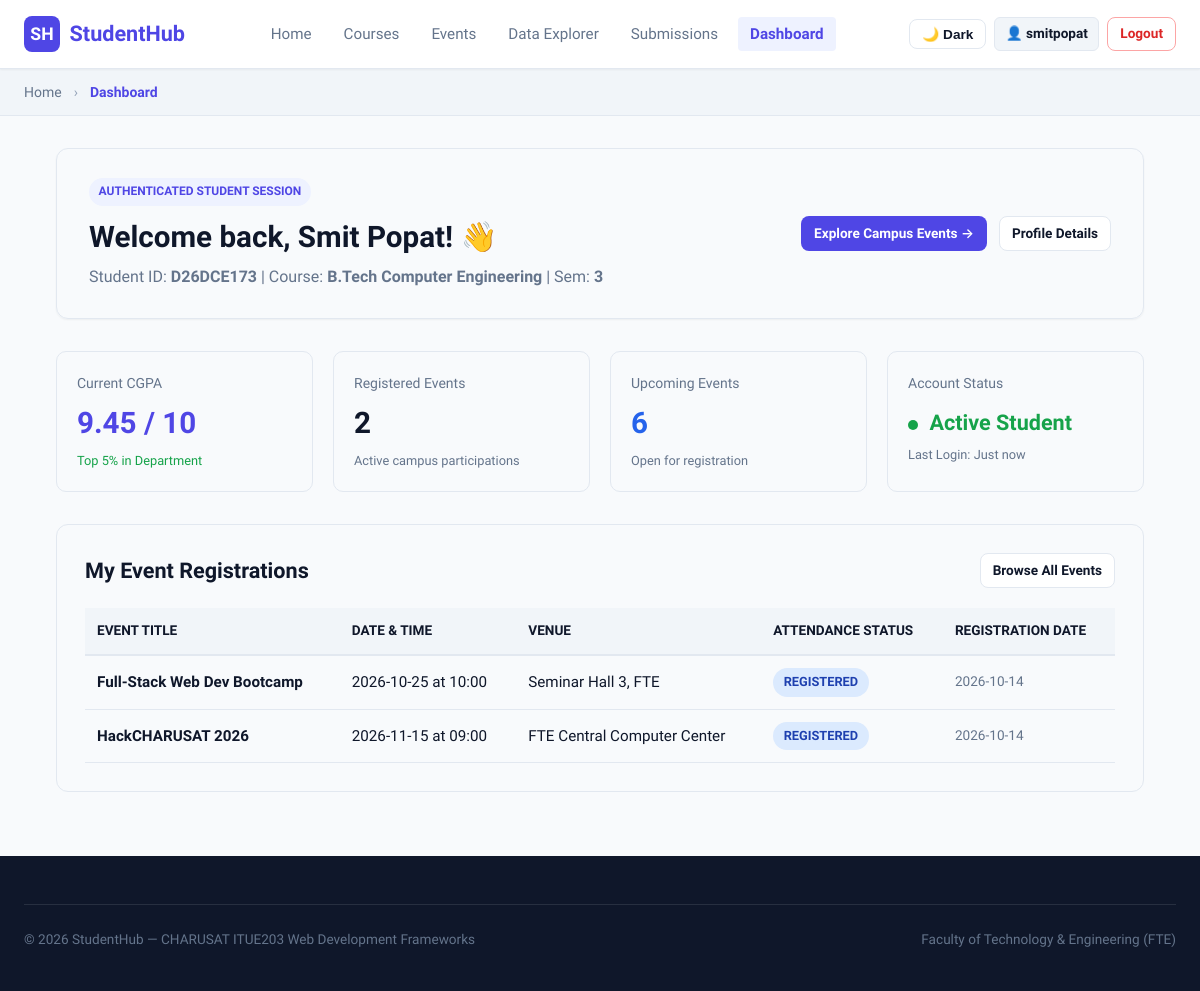
Before: /dashboard.php (signed in) with the older database file.
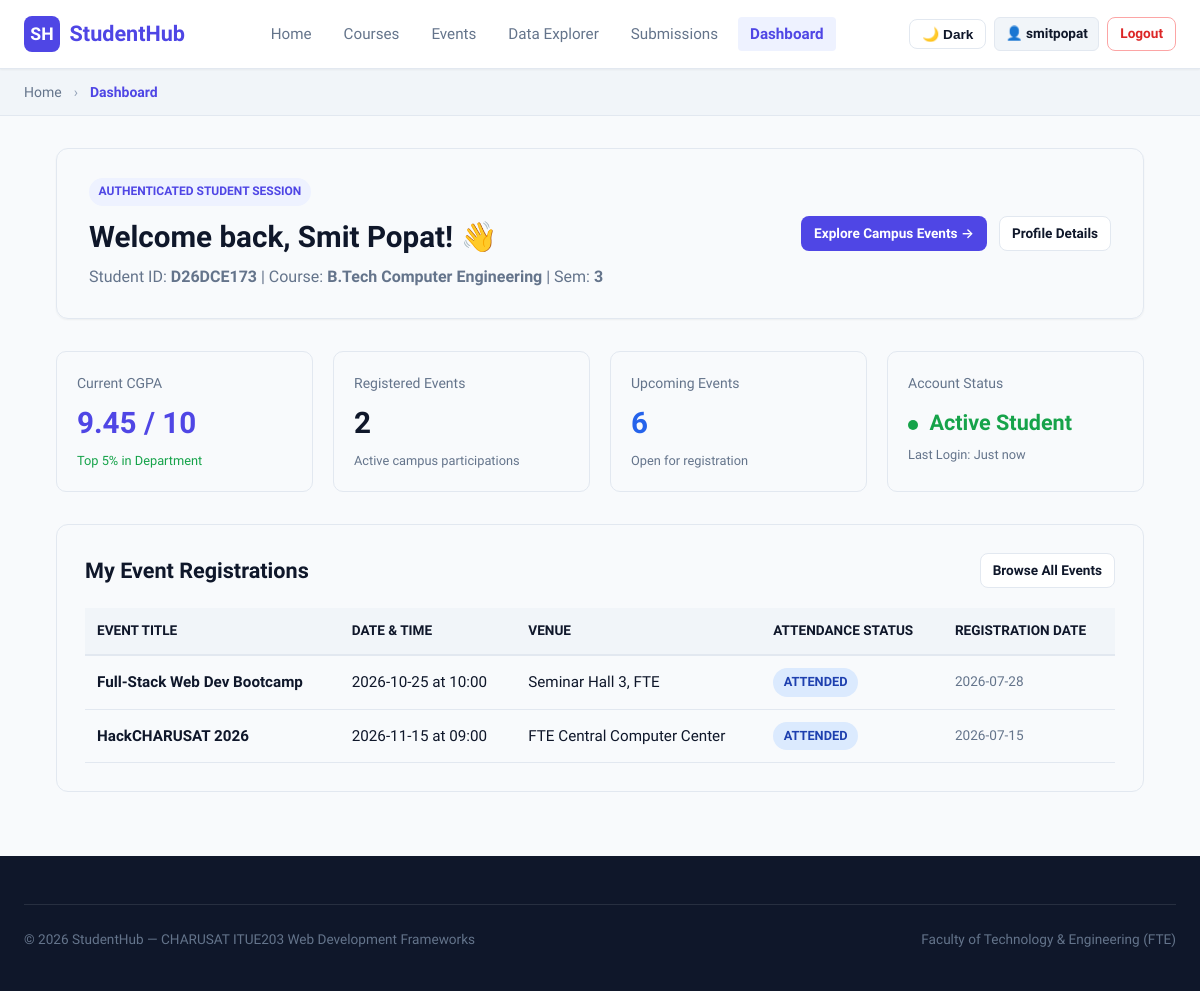
After: the same page with the newer database file.
### tables this page shows
CREATE TABLE `students` (
  `id` INT AUTO_INCREMENT PRIMARY KEY,
  `user_id` INT NULL UNIQUE,
  `student_id` VARCHAR(20) NOT NULL UNIQUE,
  `full_name` VARCHAR(100) NOT NULL,
  `email` VARCHAR(100) NOT NULL UNIQUE,
  `phone` VARCHAR(15) NOT NULL,
  `department` VARCHAR(80) NOT NULL DEFAULT 'Computer Engineering',
  `course` VARCHAR(80) NOT NULL,
  `semester` INT NOT NULL DEFAULT 3,
  `academic_year` VARCHAR(20) NOT NULL DEFAULT '2nd Year',
  `gender` ENUM('Male', 'Female', 'Other') NOT NULL DEFAULT 'Male',
  `cgpa` DECIMAL(3, 2) NOT NULL DEFAULT 8.00,
  `status` ENUM('Active', 'Inactive', 'Deleted') NOT NULL DEFAULT 'Active',
  `created_at` TIMESTAMP DEFAULT CURRENT_TIMESTAMP,
  `updated_at` TIMESTAMP DEFAULT CURRENT_TIMESTAMP ON UPDATE CURRENT_TIMESTAMP,
  INDEX `idx_student_dept` (`department`),
  INDEX `idx_student_course` (`course`),
  INDEX `idx_student_status` (`status`),
  CONSTRAINT `fk_students_user` FOREIGN KEY (`user_id`)
    REFERENCES `users` (`id`) ON DELETE SET NULL ON UPDATE CASCADE
);

CREATE TABLE `users` (
  `id` INT AUTO_INCREMENT PRIMARY KEY,
  `username` VARCHAR(50) NOT NULL UNIQUE,
  `email` VARCHAR(100) NOT NULL UNIQUE,
  `password_hash` VARCHAR(255) NOT NULL,
  `full_name` VARCHAR(100) NOT NULL,
  `role` ENUM('admin', 'student') NOT NULL DEFAULT 'student',
  `is_active` TINYINT(1) NOT NULL DEFAULT 1,
  `remember_token` VARCHAR(64) NULL DEFAULT NULL,
  `token_expiry` DATETIME NULL DEFAULT NULL,
  `last_login` DATETIME NULL DEFAULT NULL,
  `created_at` TIMESTAMP DEFAULT CURRENT_TIMESTAMP,
  `updated_at` TIMESTAMP DEFAULT CURRENT_TIMESTAMP ON UPDATE CURRENT_TIMESTAMP,
  INDEX `idx_users_email` (`email`),
  INDEX `idx_users_role` (`role`)
);

CREATE TABLE `registrations` (
  `id` INT AUTO_INCREMENT PRIMARY KEY,
  `event_id` INT NOT NULL,
  `student_id` INT NOT NULL,
  `registration_date` TIMESTAMP DEFAULT CURRENT_TIMESTAMP,
  `attendance_status` ENUM('Registered', 'Attended', 'Absent', 'Cancelled') DEFAULT 'Registered',
  `notes` VARCHAR(255) NULL,
  UNIQUE KEY `unique_student_event` (`event_id`, `student_id`),
  INDEX `idx_reg_event` (`event_id`),
  INDEX `idx_reg_student` (`student_id`),
  CONSTRAINT `fk_registrations_event` FOREIGN KEY (`event_id`)
    REFERENCES `events` (`id`) ON DELETE CASCADE ON UPDATE CASCADE,
  CONSTRAINT `fk_registrations_student` FOREIGN KEY (`student_id`)
    REFERENCES `students` (`id`) ON DELETE CASCADE ON UPDATE CASCADE
);

CREATE TABLE `events` (
  `id` INT AUTO_INCREMENT PRIMARY KEY,
  `category_id` INT NOT NULL,
  `title` VARCHAR(150) NOT NULL,
  `slug` VARCHAR(160) NOT NULL,
  `description` TEXT NOT NULL,
  `event_date` DATE NOT NULL,
  `event_time` TIME NOT NULL,
  `venue` VARCHAR(100) NOT NULL,
  `max_participants` INT NOT NULL DEFAULT 100,
  `organizer` VARCHAR(100) NOT NULL DEFAULT 'CHARUSAT Student Council',
  `poster_path` VARCHAR(255) NULL DEFAULT NULL,
  `status` ENUM('Draft', 'Upcoming', 'Ongoing', 'Completed', 'Cancelled') NOT NULL DEFAULT 'Upcoming',
  `created_at` TIMESTAMP DEFAULT CURRENT_TIMESTAMP,
  `updated_at` TIMESTAMP DEFAULT CURRENT_TIMESTAMP ON UPDATE CURRENT_TIMESTAMP,
  INDEX `idx_events_category` (`category_id`),
  INDEX `idx_events_status` (`status`),
  INDEX `idx_events_date` (`event_date`),
  CONSTRAINT `fk_events_category` FOREIGN KEY (`category_id`)
    REFERENCES `event_categories` (`id`) ON DELETE RESTRICT ON UPDATE CASCADE
);

### dashboard.php (the view, shortened to what this page needs)
<?php
$userId = (int)$_SESSION['user_id'];
global $conn;
$stmt = $conn->prepare("SELECT s.*, u.username, u.email as account_email, u.last_login FROM users u LEFT JOIN students s ON s.user_id = u.id WHERE u.id = ? LIMIT 1");
$stmt->bind_param("i", $userId);
$stmt->execute();
$profile = $stmt->get_result()->fetch_assoc();
$studentId = (int)($profile['id'] ?? 0);
$registeredEvents = [];
if ($studentId > 0) {
    $eStmt = $conn->prepare("SELECT e.id, e.title, e.event_date, e.event_time, e.venue, r.attendance_status, r.registration_date FROM registrations r JOIN events e ON r.event_id = e.id WHERE r.student_id = ? ORDER BY e.event_date ASC");
    if ($eStmt) {
        $eStmt->bind_param("i", $studentId);
        $eStmt->execute();
        $res = $eStmt->get_result();
        while ($row = $res->fetch_assoc()) {
            $registeredEvents[] = $row;
        }
    }
}
$totalEventsQuery = $conn->query("SELECT COUNT(*) AS total FROM events WHERE status = 'Upcoming'");
$totalUpcoming = $totalEventsQuery ? (int)$totalEventsQuery->fetch_assoc()['total'] : 0;
?>
<!DOCTYPE html>
<html lang="en">
<head>
  <link rel="stylesheet" href="css/styles.css" />
</head>
<body>
  <header class="site-header" role="banner">
    <div class="container">
      <div class="header-inner">
        <a href="index.html" class="brand-logo">
          <span class="brand-icon" aria-hidden="true">SH</span>
          StudentHub
        </a>
        <nav class="main-nav" id="main-nav" role="navigation" aria-label="Primary navigation">
          <ul>
            <li><a href="index.html" class="nav-link">Home</a></li>
            <li><a href="courses.html" class="nav-link">Courses</a></li>
            <li><a href="events.php" class="nav-link">Events</a></li>
            <li><a href="explorer.html" class="nav-link">Data Explorer</a></li>
            <li><a href="submissions.php" class="nav-link">Submissions</a></li>
            <li><a href="dashboard.php" class="nav-link" aria-current="page">Dashboard</a></li>
          </ul>
        </nav>
        <div class="nav-actions">
          <button id="theme-toggle-btn" class="btn btn-outline btn-sm" aria-label="Toggle dark mode">🌙 Dark</button>
          <span style="font-size:0.85rem;font-weight:600;padding:0.35rem 0.65rem;background:var(--bg-alt);border-radius:6px;border:1px solid var(--border);">
            👤 <?= htmlspecialchars($_SESSION['username']) ?>
          </span>
          <a href="logout.php" class="btn btn-outline btn-sm" style="color:#dc2626;border-color:#fca5a5;">Logout</a>
        </div>
      </div>
    </div>
  </header>
  <nav class="breadcrumb-wrapper" aria-label="Breadcrumb">
    <div class="container">
      <ol class="breadcrumb-list" role="list">
        <li class="breadcrumb-item"><a href="index.html">Home</a></li>
        <li class="breadcrumb-separator" aria-hidden="true">›</li>
        <li class="breadcrumb-item" aria-current="page">Dashboard</li>
      </ol>
    </div>
  </nav>
  <main id="main-content" class="main-content">
    <div class="container">
      <section style="background:var(--bg-card);border:1px solid var(--border);border-radius:12px;padding:1.75rem 2rem;margin-bottom:2rem;box-shadow:var(--shadow-sm);display:flex;justify-content:space-between;align-items:center;flex-wrap:wrap;gap:1.5rem;">
        <div>
          <span class="badge badge-primary" style="margin-bottom:0.5rem;display:inline-block;">Authenticated Student Session</span>
          <h1 style="margin:0.25rem 0 0.5rem;font-size:1.85rem;">Welcome back, <?= htmlspecialchars($profile['full_name'] ?? $_SESSION['full_name']) ?>! 👋</h1>
          <p class="text-muted" style="margin:0;">
            Student ID: <strong><?= htmlspecialchars($profile['student_id'] ?? 'N/A') ?></strong> |
            Course: <strong><?= htmlspecialchars($profile['course'] ?? 'Computer Engineering') ?></strong> |
            Sem: <strong><?= htmlspecialchars((string)($profile['semester'] ?? '3')) ?></strong>
          </p>
        </div>
        <div style="display:flex;gap:0.75rem;">
          <a href="events.php" class="btn btn-primary btn-sm">Explore Campus Events &rarr;</a>
          <a href="profile.html" class="btn btn-outline btn-sm">Profile Details</a>
        </div>
      </section>
      <section style="display:grid;grid-template-columns:repeat(auto-fit, minmax(220px, 1fr));gap:1.25rem;margin-bottom:2rem;">
        <div style="background:var(--bg-card);padding:1.25rem;border-radius:10px;border:1px solid var(--border);">
          <div style="color:var(--text-muted);font-size:0.875rem;">Current CGPA</div>
          <div style="font-size:1.85rem;font-weight:700;color:var(--primary);margin-top:0.35rem;"><?= htmlspecialchars((string)($profile['cgpa'] ?? '9.45')) ?> / 10</div>
          <div style="font-size:0.8rem;color:#16a34a;margin-top:0.25rem;">Top 5% in Department</div>
        </div>
        <div style="background:var(--bg-card);padding:1.25rem;border-radius:10px;border:1px solid var(--border);">
          <div style="color:var(--text-muted);font-size:0.875rem;">Registered Events</div>
          <div style="font-size:1.85rem;font-weight:700;color:var(--text);margin-top:0.35rem;"><?= count($registeredEvents) ?></div>
          <div style="font-size:0.8rem;color:var(--text-muted);margin-top:0.25rem;">Active campus participations</div>
        </div>
        <div style="background:var(--bg-card);padding:1.25rem;border-radius:10px;border:1px solid var(--border);">
          <div style="color:var(--text-muted);font-size:0.875rem;">Upcoming Events</div>
          <div style="font-size:1.85rem;font-weight:700;color:#2563eb;margin-top:0.35rem;"><?= $totalUpcoming ?></div>
          <div style="font-size:0.8rem;color:var(--text-muted);margin-top:0.25rem;">Open for registration</div>
        </div>
        <div style="background:var(--bg-card);padding:1.25rem;border-radius:10px;border:1px solid var(--border);">
          <div style="color:var(--text-muted);font-size:0.875rem;">Account Status</div>
          <div style="font-size:1.35rem;font-weight:700;color:#16a34a;margin-top:0.75rem;">
            <span style="display:inline-block;width:10px;height:10px;background:#16a34a;border-radius:50%;margin-right:6px;"></span>
            Active Student
          </div>
          <div style="font-size:0.8rem;color:var(--text-muted);margin-top:0.25rem;">Last Login: <?= htmlspecialchars($profile['last_login'] ?? 'Just now') ?></div>
        </div>
      </section>
      <section style="background:var(--bg-card);border:1px solid var(--border);border-radius:12px;padding:1.75rem;margin-bottom:2rem;">
        <div style="display:flex;justify-content:space-between;align-items:center;margin-bottom:1.25rem;">
          <h2 style="margin:0;font-size:1.35rem;">My Event Registrations</h2>
          <a href="events.php" class="btn btn-outline btn-sm">Browse All Events</a>
        </div>
        <?php if (empty($registeredEvents)): ?>
          <p class="text-muted" style="text-align:center;padding:2rem 0;">You have not registered for any campus events yet. <a href="events.php" style="color:var(--primary);">Discover upcoming events &rarr;</a></p>
        <?php else: ?>
          <div style="overflow-x:auto;">
            <table class="data-table" style="width:100%;border-collapse:collapse;font-size:0.95rem;">
              <thead>
                <tr style="border-bottom:2px solid var(--border);text-align:left;">
                  <th style="padding:0.75rem;">Event Title</th>
                  <th style="padding:0.75rem;">Date &amp; Time</th>
                  <th style="padding:0.75rem;">Venue</th>
                  <th style="padding:0.75rem;">Attendance Status</th>
                  <th style="padding:0.75rem;">Registration Date</th>
                </tr>
              </thead>
              <tbody>
                <?php foreach ($registeredEvents as $reg): ?>
                  <tr style="border-bottom:1px solid var(--border);">
                    <td style="padding:0.75rem;font-weight:600;"><?= htmlspecialchars($reg['title']) ?></td>
                    <td style="padding:0.75rem;"><?= htmlspecialchars($reg['event_date']) ?> at <?= htmlspecialchars(substr($reg['event_time'], 0, 5)) ?></td>
                    <td style="padding:0.75rem;"><?= htmlspecialchars($reg['venue']) ?></td>
                    <td style="padding:0.75rem;">
                      <span class="badge" style="background:#dbeafe;color:#1e40af;padding:0.25rem 0.65rem;border-radius:9999px;font-size:0.8rem;font-weight:600;">
                        <?= htmlspecialchars($reg['attendance_status']) ?>
                      </span>
                    </td>
                    <td style="padding:0.75rem;color:var(--text-muted);font-size:0.85rem;"><?= htmlspecialchars(substr($reg['registration_date'], 0, 10)) ?></td>
                  </tr>
                <?php endforeach; ?>
              </tbody>
            </table>
          </div>
        <?php endif; ?>
      </section>
    </div>
  </main>
  <footer class="site-footer" role="contentinfo">
    <div class="container">
      <div class="footer-bottom">
        <p>&copy; 2026 StudentHub &mdash; CHARUSAT ITUE203 Web Development Frameworks</p>
        <p>Faculty of Technology &amp; Engineering (FTE)</p>
      </div>
    </div>
  </footer>
</body>
</html>

Changed rows visible on the page:
changed registrations "Full-Stack Web Dev Bootcamp": attendance_status "REGISTERED" → "ATTENDED"; registration_date "2026-10-14" → "2026-07-28"
changed registrations "HackCHARUSAT 2026": attendance_status "REGISTERED" → "ATTENDED"; registration_date "2026-10-14" → "2026-07-15"
